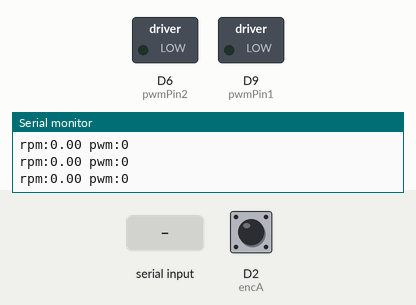
Bench run of a sketch on a simulated Arduino Due. Shown: switched loads named in the sketch (green lamp = pin HIGH), the last lines printed to the serial monitor. The test bench sets the inputs (shaded band); at power-on: D2 (encA) HIGH.

Above: at 1.2 s.
1.3 s: "p90\n" received over Serial
At 1.9 s:
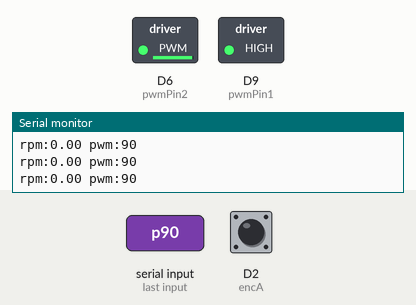
2.8 s: "p,45\n" received over Serial
At 3.9 s:
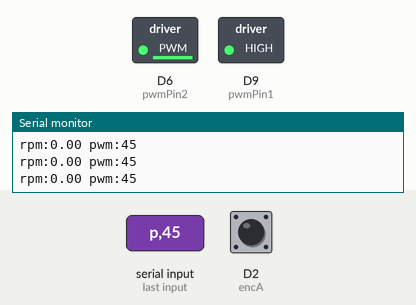
Timing chart, 0 to 5.8 s (numbered marks = the images above; inputs shaded):
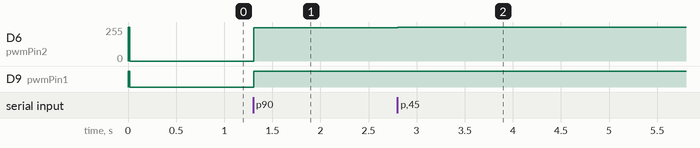

The sketch:

moteurs_open_loop.ino
```cpp
// ================== 1 MOTEUR + 1 ENCODEUR (Arduino Due) ==================

// ----- SERIAL & PWM SETTINGS -----
#if defined(ARDUINO_SAM_DUE)
// Mettre a 1 si tu utilises le port USB natif (SerialUSB).
#define USE_SERIAL_USB 0
const uint16_t PWM_MAX = 4095; // 12-bit PWM on Due
#if USE_SERIAL_USB
#define SERIAL_IF SerialUSB
#else
#define SERIAL_IF Serial
#endif
#else
const uint16_t PWM_MAX = 255;
#define SERIAL_IF Serial
#endif

// ----- ENCODEURS -----
// A doit etre sur D2 ou D3 (interruptions). B peut etre sur n'importe quelle pin digitale.
const int encA = 2; // A (INT0)
const int encB = 7; // B

// FIT0450 : 11 impulsions / tour moteur (sur A en RISING)
const int ENC_CPR = 11;

const unsigned long periodeMesure =20; // ms

volatile long count = 0;
unsigned long tPrev = 0;
float rpm = 0.0f;

// ----- DRIVER MOTEUR (DRV8871 en mode XOR) -----
// D'apres le schema: PWM1 -> D9, PWM2 -> D6
const int pwmPin1 = 9; // PWM1
const int pwmPin2 = 6; // PWM2

int pwmCmd = 0; // 0..PWM_MAX
int sens = 1;    // 1 = avant, -1 = arriere

// ----- BOUCLE OUVERTE -----
int targetPwm = 0;

// ------------------ INTERRUPTIONS ENCODEURS ------------------
void isr() {
 if (digitalRead(encB) == HIGH) count++;
 else count--;
}

// ------------------ FONCTIONS MOTEUR ------------------
void setMotor(int pwmVal, int direction) {
 pwmVal = constrain(pwmVal, 0, PWM_MAX);
 // DRV8871 XOR: un PWM a 100%, l'autre a (100% - consigne)
 if (direction >= 0) {
  analogWrite(pwmPin1, PWM_MAX);
  analogWrite(pwmPin2, PWM_MAX - pwmVal);
 } else {
  analogWrite(pwmPin1, PWM_MAX - pwmVal);
  analogWrite(pwmPin2, PWM_MAX);
 }
}

void stopMotors() {
 analogWrite(pwmPin1, 0);
 analogWrite(pwmPin2, 0);
}

// ------------------ SETUP ------------------
void setup() {
 SERIAL_IF.begin(9600);
#if defined(ARDUINO_SAM_DUE)
 analogWriteResolution(12);
#endif

 pinMode(encA, INPUT_PULLUP);
 pinMode(encB, INPUT_PULLUP);

 pinMode(pwmPin1, OUTPUT);
 pinMode(pwmPin2, OUTPUT);

 attachInterrupt(digitalPinToInterrupt(encA), isr, RISING);

 tPrev = millis();

 setMotor(pwmCmd, sens);

 SERIAL_IF.println("Mode boucle ouverte");
 SERIAL_IF.print("Cmd: pXXX (pwm 0..");
 SERIAL_IF.print(PWM_MAX);
 SERIAL_IF.println("), s stop");
}

// ------------------ LOOP ------------------
void loop() {
 if (SERIAL_IF.available()) {
  char c = SERIAL_IF.read();

  if (c == 's') { stopMotors(); }
  if (c == 'p') { // ex: p120 (pwm consigne moteur gauche)
   int val = SERIAL_IF.parseInt();
   val = constrain(val, 0, PWM_MAX);
   targetPwm = val;
   if (val == 0) {
    pwmCmd = 0;
    stopMotors();
   }
  }
 }

 unsigned long t = millis();
 if (t - tPrev >= periodeMesure) {
  noInterrupts();
  long imp = count; count = 0;
  interrupts();

  float tours = (float)imp / ENC_CPR;
  float dtMs = (float)(t - tPrev);
  rpm = (tours * 600.0f) / dtMs;

  pwmCmd = targetPwm;
  if (pwmCmd == 0) {
   stopMotors();
  } else {
   setMotor(pwmCmd, sens);
  }

  // Serial Plotter: courbes rpm + pwm uniquement
  SERIAL_IF.print("rpm:");
  SERIAL_IF.print(rpm);
  SERIAL_IF.print(" pwm:");
  SERIAL_IF.println(targetPwm);

  tPrev = t;
 }
}
```

Measured:
- after the input at 1.3 s, D6 (pwmPin2): 0/255 → 249/255 at once; D9 (pwmPin1): LOW → HIGH at once
- after the input at 2.8 s, D6 (pwmPin2): 249/255 → 252/255 at once
